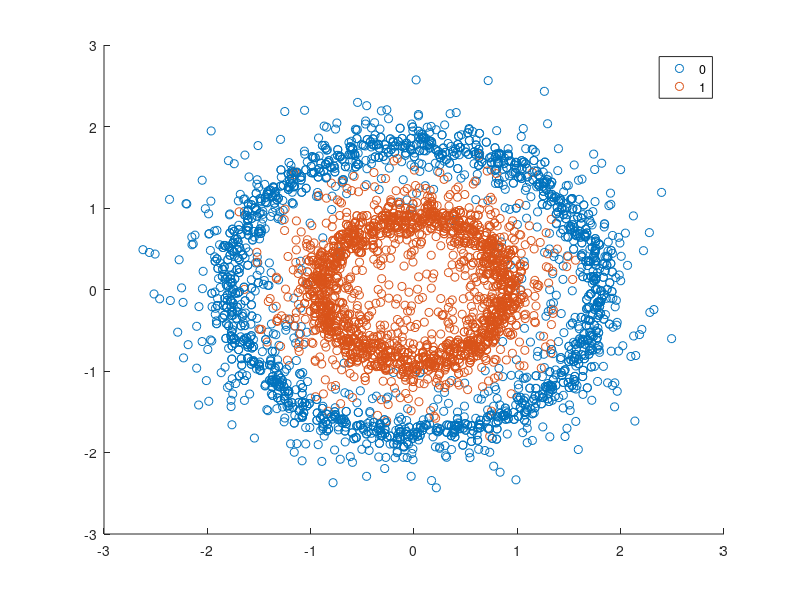

Here is the MATLAB script that generated this plot: (Note: this script raises an error after producing the figure.)
%%
% Example usage of the nn distributed coreset.

%% Spiral (2D data)
clear;
clc;
Pwclass=importdata('noisy_circles.csv');
gscatter(Pwclass(:,1),Pwclass(:,2),Pwclass(:,3))
% adding noise
P = Pwclass(:,1:2);
sigma_1 = 0.1;
sigma_2 = 0.1;
NOISE = mvnrnd([0,0], [sigma_1,0;0,sigma_2], round(size(P,1)));
%P = vertcat(P, NOISE);
P = P + NOISE;

gscatter(P(:,1),P(:,2),Pwclass(:,3))
%%
clear;
clc;
Pwclass=importdata('noisy_circles.csv'); % Use parameter $\sigma=0.1$
gscatter(Pwclass(:,1),Pwclass(:,2),Pwclass(:,3))
% adding noise
P = Pwclass(:,1:2);
%% Coreset routine    
K = length(unique(Pwclass(:,3))); % it can be manually set also!    

%'Random'graph generation with n=9, p=0.3
Nnodes = 3;
G= random_graph_gen(Nnodes, 0.3);    
fprintf('generated random graph\n');

%partitioning data into 9 local sets using 'weighted' partition method
[N, dim] = size(P);
indn=get_partition('weighted', N, Nnodes, sum(G), 1, P);

%Distributed PCA of the data with t_vector = [14]
%%proj_vector = distributed_pca(P, [14], 9, indn);
%%lowDim_P = P*proj_vector{1};
lowDim_P = P;

[S,w] = nnd_coreset(lowDim_P, indn, Nnodes, K, floor(0.2*N) );

[centers, labels, W] = SpectralClustering(S, K, 0.1);

gscatter(S(:,1),S(:,2),labels)
    
%% Finding the closest center to each coreset point

% Coreset points with labels added in the last column by
%  finding the nearest centroid in the coreset.
% Note that each center in the coreset is found by performing K-means
%  over the coreset.
dims = size(S);
labeledS = zeros(dims(1), dims(2) + 1);
labeledS(:,1:2) = S;

for i=1:dims(1)
    min_d = inf;
    min_c = -1;
    for c=1:size(centers_coreset,1)
        curr_d = sum((S(i,:)-centers_coreset(c,:)).^2);
        if curr_d < min_d
            min_d = curr_d;
            min_c = c;
        end
    end
    labeledS(i,3) = min_c;
end

figure1 = figure('PaperSize',[20.98404194812 29.67743169791]);
axes1 = axes('Parent',figure1);
hold(axes1,'all');

%line(local_centers(:,1),local_centers(:,2),'Parent',axes1,'MarkerFaceColor',[0 1 0],'Marker','diamond','LineStyle','none',...
%'Color',[1 0.5 0.5],'MarkerSize',10,'DisplayName','Local node centers');

%gscatter(P(:,1), P(:,2), ones(size(P,1)), 'm')
gscatter(labeledS(:,1),labeledS(:,2),labeledS(:,3))